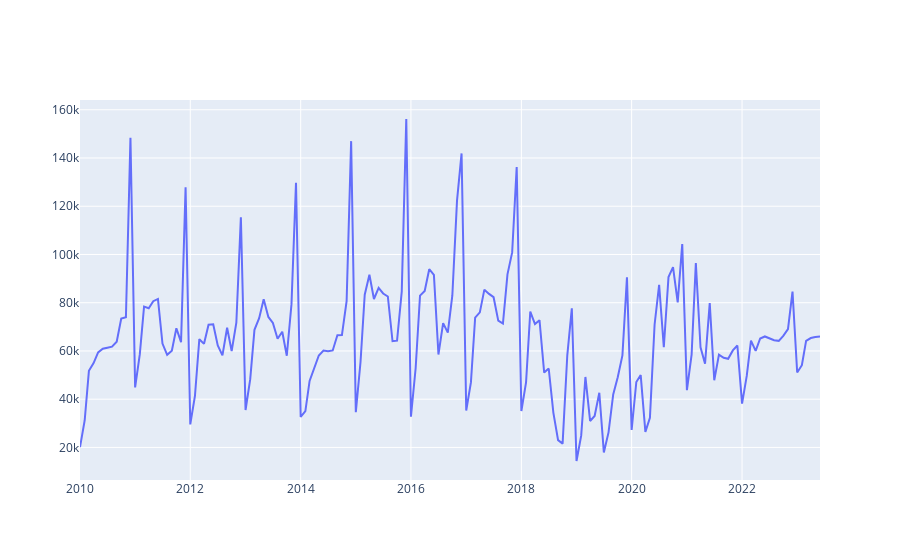

Notebook source saved alongside this figure:
### Code cell
fig1 = go.Figure()
fig1.add_trace(go.Scatter(x=df['Date'],y=df['Otomotiv Satis'],mode='lines'))

### Figure 1 — Plotly figure (JSON) as saved in the notebook; plotly's stock layout.template omitted (floating-point values rounded to 4 significant figures; data arrays with more than 128 entries replaced by an {"elided": "..."} marker saying what was removed)
{"data": [{"mode": "lines", "type": "scatter", "x": {"elided": "162 str values"}, "y": {"elided": "162 float values"}}], "layout": {}}
